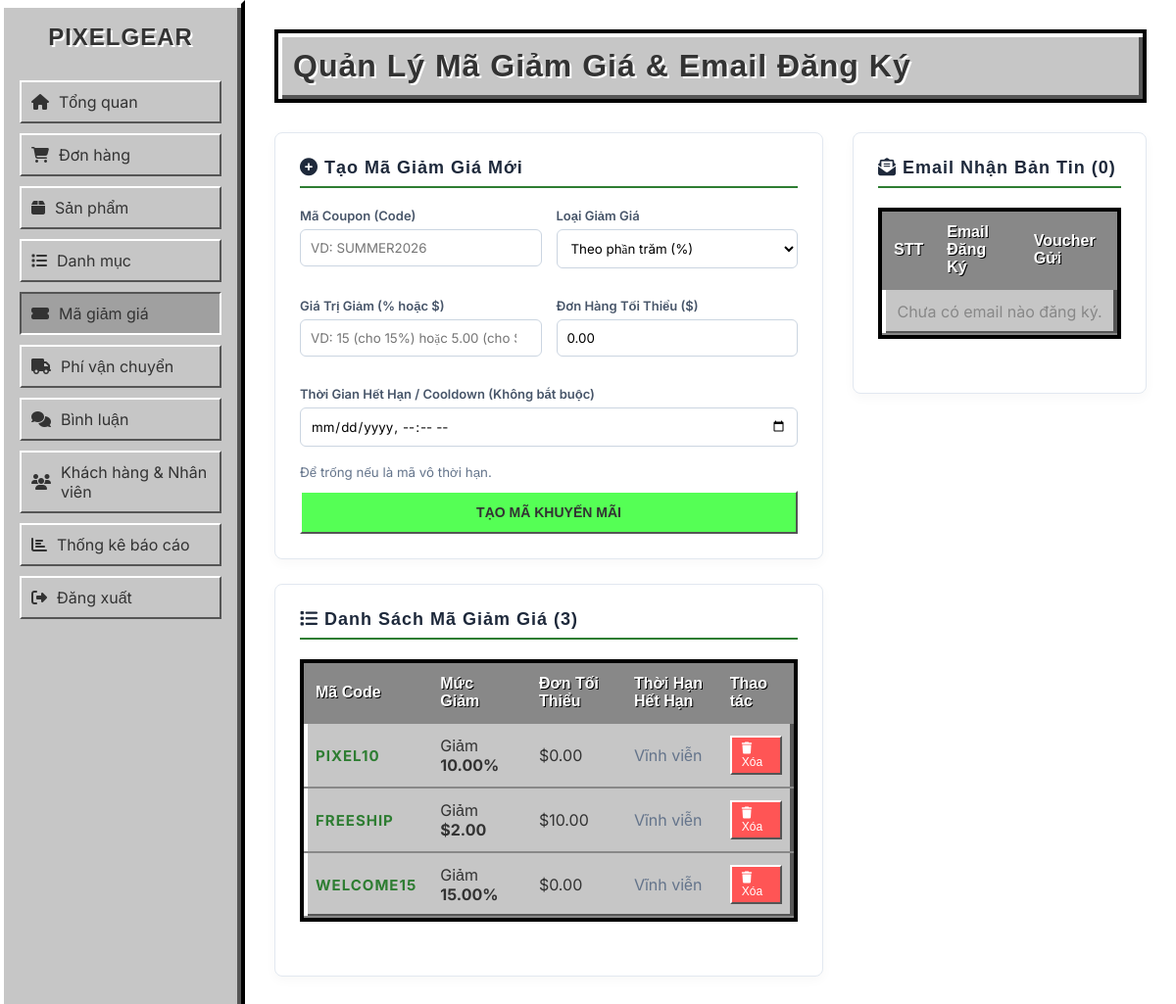
/admin/coupons.php (signed in), run on the app's committed database.
### tables this page shows
CREATE TABLE IF NOT EXISTS `coupons` (
  `id` INT AUTO_INCREMENT PRIMARY KEY,
  `code` VARCHAR(50) NOT NULL UNIQUE,
  `discount_type` ENUM('percent', 'fixed') NOT NULL DEFAULT 'percent',
  `discount_value` DECIMAL(10, 2) NOT NULL,
  `min_order` DECIMAL(10, 2) DEFAULT 0,
  `status` ENUM('active', 'expired') DEFAULT 'active',
  `expires_at` DATETIME DEFAULT NULL,
  `created_at` TIMESTAMP DEFAULT CURRENT_TIMESTAMP
);

### admin/coupons.php (the view, shortened to what this page needs)
<?php
require_once '../db.php';
$coupons = $pdo->query("SELECT * FROM coupons ORDER BY id DESC")->fetchAll();
$subscribers = $pdo->query("SELECT * FROM subscribers ORDER BY id DESC")->fetchAll();
?>
<!DOCTYPE html>
<html lang="vi">
<head>
    <link rel="stylesheet" href="style.css">
    <link rel="stylesheet" href="https://cdnjs.cloudflare.com/ajax/libs/font-awesome/6.4.0/css/all.min.css">
</head>
<body>
    <div class="sidebar">
        <h2>PIXELGEAR</h2>
        <ul>
            <li><a href="index.php"><i class="fas fa-home"></i> Tổng quan</a></li>
            <li><a href="orders.php"><i class="fas fa-shopping-cart"></i> Đơn hàng</a></li>
            <li><a href="products.php"><i class="fas fa-box"></i> Sản phẩm</a></li>
            <li><a href="categories.php"><i class="fas fa-list"></i> Danh mục</a></li>
            <li><a href="coupons.php" class="active"><i class="fas fa-ticket-alt"></i> Mã giảm giá</a></li>
            <li><a href="shipping.php"><i class="fas fa-truck"></i> Phí vận chuyển</a></li>
            <li><a href="comments.php"><i class="fas fa-comments"></i> Bình luận</a></li>
            <li><a href="users.php"><i class="fas fa-users"></i> Khách hàng & Nhân viên</a></li>
            <li><a href="reports.php"><i class="fas fa-chart-bar"></i> Thống kê báo cáo</a></li>
            <li><a href="logout.php"><i class="fas fa-sign-out-alt"></i> Đăng xuất</a></li>
        </ul>
    </div>
    <div class="main-content">
        <div class="top-header">
            <h1>Quản Lý Mã Giảm Giá & Email Đăng Ký</h1>
        </div>
        <div class="grid-layout">
            <div class="col-main">
                <div class="card-box">
                    <h3 class="card-title"><i class="fas fa-plus-circle"></i> Tạo Mã Giảm Giá Mới</h3>
                    <form method="POST">
                        <div class="form-row">
                            <div class="form-group">
                                <label>Mã Coupon (Code)</label>
                                <input type="text" name="code" placeholder="VD: SUMMER2026" style="text-transform: uppercase;" required>
                            </div>
                            <div class="form-group">
                                <label>Loại Giảm Giá</label>
                                <select name="discount_type">
                                    <option value="percent">Theo phần trăm (%)</option>
                                </select>
                            </div>
                        </div>
                        <div class="form-row">
                            <div class="form-group">
                                <label>Giá Trị Giảm (% hoặc $)</label>
                                <input type="number" step="0.01" name="discount_value" placeholder="VD: 15 (cho 15%) hoặc 5.00 (cho $5)" required>
                            </div>
                            <div class="form-group">
                                <label>Đơn Hàng Tối Thiểu ($)</label>
                                <input type="number" step="0.01" name="min_order" value="0.00">
                            </div>
                        </div>
                        <div class="form-group">
                            <label>Thời Gian Hết Hạn / Cooldown (Không bắt buộc)</label>
                            <input type="datetime-local" name="expires_at" style="padding:10px; border:1px solid #cbd5e1; border-radius:6px; width:100%;">
                            <small style="color:#64748b;">Để trống nếu là mã vô thời hạn.</small>
                        </div>
                        <button type="submit" class="btn btn-primary" style="width: 100%; padding: 12px; font-weight: 700; margin-top:10px;">TẠO MÃ KHUYẾN MÃI</button>
                    </form>
                </div>
                <div class="card-box">
                    <h3 class="card-title"><i class="fas fa-list"></i> Danh Sách Mã Giảm Giá (<?php echo count($coupons); ?>)</h3>
                    <table>
                        <thead>
                            <tr>
                                <th>Mã Code</th>
                                <th>Mức Giảm</th>
                                <th>Đơn Tối Thiểu</th>
                                <th>Thời Hạn Hết Hạn</th>
                                <th>Thao tác</th>
                            </tr>
                        </thead>
                        <tbody>
                            <?php foreach ($coupons as $c): ?>
                            <tr>
                                <td><strong style="color: #2e7d32; font-size: 15px; letter-spacing: 1px;"><?php echo htmlspecialchars($c['code']); ?></strong></td>
                                <td>
                                    <?php
                                        if ($c['discount_type'] === 'percent') {
                                            echo 'Giảm <strong>' . $c['discount_value'] . '%</strong>';
                                        } else {
                                            echo 'Giảm <strong>$' . number_format($c['discount_value'], 2) . '</strong>';
                                        }
                                    ?>
                                </td>
                                <td>$<?php echo number_format($c['min_order'], 2); ?></td>
                                <td>
                                    <?php
                                        if (!empty($c['expires_at'])) {
                                            $exp = strtotime($c['expires_at']);
                                            if ($exp < time()) {
                                                echo '<span style="color:#ef4444; font-weight:600;"><i class="fas fa-clock"></i> Đã hết hạn (' . date('d/m/Y H:i', $exp) . ')</span>';
                                            } else {
                                                echo '<span style="color:#10b981; font-weight:600;"><i class="fas fa-clock"></i> ' . date('d/m/Y H:i', $exp) . '</span>';
                                            }
                                        } else {
                                            echo '<span style="color:#64748b;">Vĩnh viễn</span>';
                                        }
                                    ?>
                                </td>
                                <td>
                                    <a href="coupons.php?delete=<?php echo $c['id']; ?>" class="btn btn-danger" style="padding: 4px 10px; font-size: 12px;" onclick="return confirm('Bạn có chắc chắn muốn xóa mã ưu đãi này?');"><i class="fas fa-trash"></i> Xóa</a>
                                </td>
                            </tr>
                            <?php endforeach; ?>
                        </tbody>
                    </table>
                </div>
            </div>
            <div class="col-sub">
                <div class="card-box">
                    <h3 class="card-title"><i class="fas fa-envelope-open-text"></i> Email Nhận Bản Tin (<?php echo count($subscribers); ?>)</h3>
                    <div style="max-height: 500px; overflow-y: auto;">
                        <table>
                            <thead>
                                <tr>
                                    <th>STT</th>
                                    <th>Email Đăng Ký</th>
                                    <th>Voucher Gửi</th>
                                </tr>
                            </thead>
                            <tbody>
                                <?php if (empty($subscribers)): ?>
                                <tr>
                                    <td colspan="3" style="text-align: center; color: #888;">Chưa có email nào đăng ký.</td>
                                </tr>
                                <?php endif; ?>
                            </tbody>
                        </table>
                    </div>
                </div>
            </div>
        </div>
    </div>
</body>
</html>

### admin/style.css (style rules this page uses)
:root { --bg-dark: url('https://minecraft.wiki/images/Dirt.png') repeat; --sidebar-bg: #c6c6c6; --primary: #3c8527; --text-light: #ffffff; --text-dark: #333333; --card-bg: #c6c6c6; --border-light: #ffffff; --border-dark: #555555; --mc-border: 4px solid #000; }
* { box-sizing: border-box; margin: 0; padding: 0; }
body { font-family: 'Minecraft', 'Inter', sans-serif; background: var(--bg-dark); color: var(--text-dark); display: flex; min-height: 100vh; }
h1, h2, h3 { font-family: 'Minecraft', sans-serif; letter-spacing: 1px; color: #333; text-shadow: 2px 2px 0px #fff; }
.sidebar { width: 250px; background: var(--sidebar-bg); padding: 20px; border-right: 4px solid #000; border-top: 4px solid #fff; border-bottom: 4px solid #555; box-shadow: inset 4px 4px 0px #fff, inset -4px -4px 0px #555; }
.sidebar h2 { color: #333; margin-bottom: 30px; text-align: center; font-size: 24px; }
.sidebar ul { list-style: none; }
.sidebar ul li { margin-bottom: 10px; }
.sidebar ul li a { color: #333; text-decoration: none; font-size: 16px; display: flex; align-items: center; gap: 10px; padding: 10px; background: #c6c6c6; border: 2px solid #000; border-top-color: #fff; border-left-color: #fff; border-bottom-color: #555; border-right-color: #555; transition: 0.1s; }
.sidebar ul li a:hover, .sidebar ul li a.active { background: #a0a0a0; border-top-color: #555; border-left-color: #555; border-bottom-color: #fff; border-right-color: #fff; }
.main-content { flex: 1; padding: 30px; }
.top-header { display: flex; justify-content: space-between; align-items: center; margin-bottom: 30px; background: #c6c6c6; padding: 15px; border: 4px solid #000; box-shadow: inset 4px 4px 0px #fff, inset -4px -4px 0px #555; }
table { width: 100%; border-collapse: separate; border-spacing: 0; background: var(--card-bg); border: 4px solid #000; box-shadow: inset 4px 4px 0px #fff, inset -4px -4px 0px #555; margin-bottom: 30px; }
th, td { padding: 12px; text-align: left; border-bottom: 2px solid #888; font-family: 'Inter', sans-serif; }
th { background: #888; font-weight: 600; color: #fff; text-shadow: 1px 1px 0px #000; font-family: 'Minecraft', sans-serif; }
.btn { padding: 10px 20px; cursor: pointer; font-size: 14px; text-decoration: none; font-family: 'Minecraft', sans-serif; display: inline-block; background: #c6c6c6; border: 2px solid #000; border-top-color: #fff; border-left-color: #fff; border-bottom-color: #555; border-right-color: #555; color: #333; }
.btn-primary { background: #55ff55; }
.btn-danger { background: #ff5555; color: white; }
input, select, textarea { padding: 10px; background: #fff; border: 2px solid #000; border-top-color: #555; border-left-color: #555; border-bottom-color: #fff; border-right-color: #fff; color: #000; font-family: 'Inter', sans-serif; width: 100%; margin-bottom: 15px; }
label { display: block; margin-bottom: 5px; font-weight: bold; }

### admin/coupons.php (style rules this page uses)
.grid-layout { display: flex; gap: 30px; flex-wrap: wrap; margin-top: 20px; }
.col-main { flex: 2; min-width: 350px; }
.col-sub { flex: 1; min-width: 300px; }
.card-box { background: #fff; border-radius: 8px; border: 1px solid #e2e8f0; padding: 25px; margin-bottom: 25px; box-shadow: 0 4px 12px rgba(0,0,0,0.03); }
.card-title { font-size: 18px; font-weight: 700; color: #1e293b; margin-bottom: 20px; border-bottom: 2px solid #2e7d32; padding-bottom: 8px; }
.form-row { display: flex; gap: 15px; margin-bottom: 15px; }
.form-group { flex: 1; }
.form-group label { display: block; font-size: 13px; font-weight: 600; color: #475569; margin-bottom: 6px; }
.form-group input, .form-group select { width: 100%; padding: 10px; border: 1px solid #cbd5e1; border-radius: 6px; font-family: 'Inter'; }

### data on the page
coupons: code "PIXEL10", discount_value "10.00", min_order "0.00", shows "Vĩnh viễn"
coupons: code "FREESHIP", discount_value "2.00", min_order "10.00", shows "Vĩnh viễn"
coupons: code "WELCOME15", discount_value "15.00", min_order "0.00", shows "Vĩnh viễn"

### other printed values
count($coupons) "3"
count($subscribers) "0"
